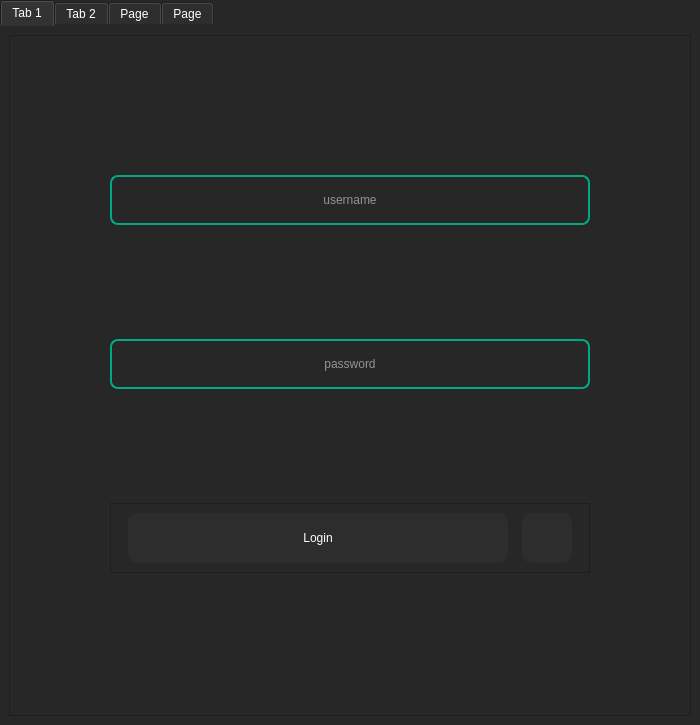
<?xml version="1.0" encoding="UTF-8"?>
<ui version="4.0">
 <class>MainWindow</class>
 <widget class="QMainWindow" name="MainWindow">
  <property name="geometry">
   <rect>
    <x>0</x>
    <y>0</y>
    <width>700</width>
    <height>725</height>
   </rect>
  </property>
  <property name="minimumSize">
   <size>
    <width>700</width>
    <height>725</height>
   </size>
  </property>
  <property name="maximumSize">
   <size>
    <width>700</width>
    <height>725</height>
   </size>
  </property>
  <property name="palette">
   <palette>
    <active>
     <colorrole role="WindowText">
      <brush brushstyle="SolidPattern">
       <color alpha="255">
        <red>255</red>
        <green>255</green>
        <blue>255</blue>
       </color>
      </brush>
     </colorrole>
     <colorrole role="Button">
      <brush brushstyle="SolidPattern">
       <color alpha="255">
        <red>39</red>
        <green>39</green>
        <blue>39</blue>
       </color>
      </brush>
     </colorrole>
     <colorrole role="Text">
      <brush brushstyle="SolidPattern">
       <color alpha="255">
        <red>255</red>
        <green>255</green>
        <blue>255</blue>
       </color>
      </brush>
     </colorrole>
     <colorrole role="ButtonText">
      <brush brushstyle="SolidPattern">
       <color alpha="255">
        <red>255</red>
        <green>255</green>
        <blue>255</blue>
       </color>
      </brush>
     </colorrole>
     <colorrole role="Base">
      <brush brushstyle="SolidPattern">
       <color alpha="255">
        <red>39</red>
        <green>39</green>
        <blue>39</blue>
       </color>
      </brush>
     </colorrole>
     <colorrole role="Window">
      <brush brushstyle="SolidPattern">
       <color alpha="255">
        <red>39</red>
        <green>39</green>
        <blue>39</blue>
       </color>
      </brush>
     </colorrole>
    </active>
    <inactive>
     <colorrole role="WindowText">
      <brush brushstyle="SolidPattern">
       <color alpha="255">
        <red>255</red>
        <green>255</green>
        <blue>255</blue>
       </color>
      </brush>
     </colorrole>
     <colorrole role="Button">
      <brush brushstyle="SolidPattern">
       <color alpha="255">
        <red>39</red>
        <green>39</green>
        <blue>39</blue>
       </color>
      </brush>
     </colorrole>
     <colorrole role="Text">
      <brush brushstyle="SolidPattern">
       <color alpha="255">
        <red>255</red>
        <green>255</green>
        <blue>255</blue>
       </color>
      </brush>
     </colorrole>
     <colorrole role="ButtonText">
      <brush brushstyle="SolidPattern">
       <color alpha="255">
        <red>255</red>
        <green>255</green>
        <blue>255</blue>
       </color>
      </brush>
     </colorrole>
     <colorrole role="Base">
      <brush brushstyle="SolidPattern">
       <color alpha="255">
        <red>39</red>
        <green>39</green>
        <blue>39</blue>
       </color>
      </brush>
     </colorrole>
     <colorrole role="Window">
      <brush brushstyle="SolidPattern">
       <color alpha="255">
        <red>39</red>
        <green>39</green>
        <blue>39</blue>
       </color>
      </brush>
     </colorrole>
    </inactive>
    <disabled>
     <colorrole role="WindowText">
      <brush brushstyle="SolidPattern">
       <color alpha="255">
        <red>255</red>
        <green>255</green>
        <blue>255</blue>
       </color>
      </brush>
     </colorrole>
     <colorrole role="Button">
      <brush brushstyle="SolidPattern">
       <color alpha="255">
        <red>39</red>
        <green>39</green>
        <blue>39</blue>
       </color>
      </brush>
     </colorrole>
     <colorrole role="Text">
      <brush brushstyle="SolidPattern">
       <color alpha="255">
        <red>255</red>
        <green>255</green>
        <blue>255</blue>
       </color>
      </brush>
     </colorrole>
     <colorrole role="ButtonText">
      <brush brushstyle="SolidPattern">
       <color alpha="255">
        <red>255</red>
        <green>255</green>
        <blue>255</blue>
       </color>
      </brush>
     </colorrole>
     <colorrole role="Base">
      <brush brushstyle="SolidPattern">
       <color alpha="255">
        <red>39</red>
        <green>39</green>
        <blue>39</blue>
       </color>
      </brush>
     </colorrole>
     <colorrole role="Window">
      <brush brushstyle="SolidPattern">
       <color alpha="255">
        <red>39</red>
        <green>39</green>
        <blue>39</blue>
       </color>
      </brush>
     </colorrole>
    </disabled>
   </palette>
  </property>
  <property name="acceptDrops">
   <bool>true</bool>
  </property>
  <property name="windowTitle">
   <string>CHAT</string>
  </property>
  <property name="windowIcon">
   <iconset resource="resources.qrc">
    <normaloff>:/images/icons/cil-lock-locked.png</normaloff>:/images/icons/cil-lock-locked.png</iconset>
  </property>
  <property name="autoFillBackground">
   <bool>false</bool>
  </property>
  <property name="styleSheet">
   <string notr="true">background-color: rgb(39, 39, 39);
color: rgb(255, 255, 255);</string>
  </property>
  <widget class="QWidget" name="centralwidget">
   <property name="styleSheet">
    <string notr="true"/>
   </property>
   <layout class="QGridLayout" name="gridLayout">
    <property name="leftMargin">
     <number>0</number>
    </property>
    <property name="topMargin">
     <number>0</number>
    </property>
    <property name="rightMargin">
     <number>0</number>
    </property>
    <property name="bottomMargin">
     <number>0</number>
    </property>
    <property name="spacing">
     <number>0</number>
    </property>
    <item row="0" column="0">
     <widget class="QTabWidget" name="tabWidget">
      <property name="styleSheet">
       <string notr="true">QTabWidget
{
	border-style: solid;
	border-top-color: transparent;
	border-right-color: transparent;
	border-left-color: transparent;
	border-bottom-color: transparent;
	border-width: 0px;
}</string>
      </property>
      <property name="currentIndex">
       <number>0</number>
      </property>
      <widget class="QWidget" name="logintab">
       <attribute name="title">
        <string>Tab 1</string>
       </attribute>
       <layout class="QGridLayout" name="gridLayout_2">
        <item row="1" column="0">
         <widget class="QFrame" name="frame_23">
          <property name="styleSheet">
           <string notr="true">QLineEdit 
{
	border-radius: 8px;
	border-width: 2px;
	border-style: solid;
	border-color: #00a884;
	font: 13pt &quot;Arial Rounded MT Bold&quot;;
}
</string>
          </property>
          <property name="frameShape">
           <enum>QFrame::StyledPanel</enum>
          </property>
          <property name="frameShadow">
           <enum>QFrame::Raised</enum>
          </property>
          <layout class="QGridLayout" name="gridLayout_29">
           <property name="leftMargin">
            <number>25</number>
           </property>
           <property name="topMargin">
            <number>25</number>
           </property>
           <property name="rightMargin">
            <number>25</number>
           </property>
           <property name="bottomMargin">
            <number>25</number>
           </property>
           <property name="horizontalSpacing">
            <number>25</number>
           </property>
           <property name="verticalSpacing">
            <number>0</number>
           </property>
           <item row="2" column="0">
            <widget class="QFrame" name="frame">
             <property name="minimumSize">
              <size>
               <width>480</width>
               <height>70</height>
              </size>
             </property>
             <property name="maximumSize">
              <size>
               <width>480</width>
               <height>70</height>
              </size>
             </property>
             <property name="frameShape">
              <enum>QFrame::StyledPanel</enum>
             </property>
             <property name="frameShadow">
              <enum>QFrame::Raised</enum>
             </property>
             <layout class="QGridLayout" name="gridLayout_6">
              <item row="0" column="0">
               <widget class="QToolButton" name="login_btn">
                <property name="minimumSize">
                 <size>
                  <width>380</width>
                  <height>50</height>
                 </size>
                </property>
                <property name="maximumSize">
                 <size>
                  <width>380</width>
                  <height>50</height>
                 </size>
                </property>
                <property name="styleSheet">
                 <string notr="true">QToolButton
{
border-radius: 10px;
border-style: solid;
border-top-color: transparent;
border-right-color: transparent;
border-left-color: transparent;
border-bottom-color: transparent;
border-width: 0px;
background-color: #2d2d2d;
font: 12pt &quot;Arial Rounded MT Bold&quot;;
}

QToolButton:hover
{
border-radius: 10px;
border-style: solid;
border-top-color: transparent;
border-right-color: transparent;
border-left-color: transparent;
border-bottom-color: transparent;
border-width: 0px;
background-color: #404040;
font: 12pt &quot;Arial Rounded MT Bold&quot;;
}</string>
                </property>
                <property name="text">
                 <string>Login</string>
                </property>
                <property name="shortcut">
                 <string>Return</string>
                </property>
               </widget>
              </item>
              <item row="0" column="1">
               <widget class="QToolButton" name="toolButton_11">
                <property name="minimumSize">
                 <size>
                  <width>50</width>
                  <height>50</height>
                 </size>
                </property>
                <property name="maximumSize">
                 <size>
                  <width>50</width>
                  <height>50</height>
                 </size>
                </property>
                <property name="styleSheet">
                 <string notr="true">QToolButton
{
border-radius: 10px;
border-style: solid;
border-top-color: transparent;
border-right-color: transparent;
border-left-color: transparent;
border-bottom-color: transparent;
border-width: 0px;
background-color: #2d2d2d;
font: 12pt &quot;Arial Rounded MT Bold&quot;;
}

QToolButton:hover
{
border-radius: 10px;
border-style: solid;
border-top-color: transparent;
border-right-color: transparent;
border-left-color: transparent;
border-bottom-color: transparent;
border-width: 0px;
background-color: #404040;
font: 12pt &quot;Arial Rounded MT Bold&quot;;
}</string>
                </property>
                <property name="text">
                 <string/>
                </property>
                <property name="icon">
                 <iconset resource="resources.qrc">
                  <normaloff>:/images/icons/cil-medical-cross.png</normaloff>:/images/icons/cil-medical-cross.png</iconset>
                </property>
                <property name="shortcut">
                 <string>Return</string>
                </property>
               </widget>
              </item>
             </layout>
            </widget>
           </item>
           <item row="0" column="0">
            <widget class="QLineEdit" name="lineEdit_3">
             <property name="minimumSize">
              <size>
               <width>480</width>
               <height>50</height>
              </size>
             </property>
             <property name="maximumSize">
              <size>
               <width>480</width>
               <height>50</height>
              </size>
             </property>
             <property name="statusTip">
              <string/>
             </property>
             <property name="styleSheet">
              <string notr="true"/>
             </property>
             <property name="alignment">
              <set>Qt::AlignCenter</set>
             </property>
             <property name="placeholderText">
              <string>username</string>
             </property>
            </widget>
           </item>
           <item row="1" column="0">
            <widget class="QLineEdit" name="lineEdit_4">
             <property name="minimumSize">
              <size>
               <width>480</width>
               <height>50</height>
              </size>
             </property>
             <property name="maximumSize">
              <size>
               <width>480</width>
               <height>50</height>
              </size>
             </property>
             <property name="styleSheet">
              <string notr="true">font: 13pt &quot;Arial Rounded MT Bold&quot;;</string>
             </property>
             <property name="echoMode">
              <enum>QLineEdit::Password</enum>
             </property>
             <property name="alignment">
              <set>Qt::AlignCenter</set>
             </property>
             <property name="placeholderText">
              <string>password</string>
             </property>
            </widget>
           </item>
          </layout>
         </widget>
        </item>
       </layout>
      </widget>
      <widget class="QWidget" name="tab_2">
       <attribute name="title">
        <string>Tab 2</string>
       </attribute>
       <layout class="QGridLayout" name="gridLayout_3">
        <item row="0" column="0">
         <widget class="QFrame" name="frame_24">
          <property name="styleSheet">
           <string notr="true">QLineEdit 
{
	border-radius: 8px;
	border-width: 2px;
	border-style: solid;
	border-color: #00a884;
	font: 13pt &quot;Arial Rounded MT Bold&quot;;
}
</string>
          </property>
          <property name="frameShape">
           <enum>QFrame::StyledPanel</enum>
          </property>
          <property name="frameShadow">
           <enum>QFrame::Raised</enum>
          </property>
          <layout class="QGridLayout" name="gridLayout_30">
           <property name="leftMargin">
            <number>25</number>
           </property>
           <property name="topMargin">
            <number>25</number>
           </property>
           <property name="rightMargin">
            <number>25</number>
           </property>
           <property name="bottomMargin">
            <number>25</number>
           </property>
           <property name="horizontalSpacing">
            <number>25</number>
           </property>
           <property name="verticalSpacing">
            <number>0</number>
           </property>
           <item row="2" column="0">
            <widget class="QFrame" name="frame_2">
             <property name="minimumSize">
              <size>
               <width>480</width>
               <height>70</height>
              </size>
             </property>
             <property name="maximumSize">
              <size>
               <width>480</width>
               <height>70</height>
              </size>
             </property>
             <property name="frameShape">
              <enum>QFrame::StyledPanel</enum>
             </property>
             <property name="frameShadow">
              <enum>QFrame::Raised</enum>
             </property>
             <layout class="QGridLayout" name="gridLayout_7">
              <item row="0" column="0">
               <widget class="QToolButton" name="signup_btn">
                <property name="minimumSize">
                 <size>
                  <width>380</width>
                  <height>50</height>
                 </size>
                </property>
                <property name="maximumSize">
                 <size>
                  <width>380</width>
                  <height>50</height>
                 </size>
                </property>
                <property name="styleSheet">
                 <string notr="true">QToolButton
{
border-radius: 10px;
border-style: solid;
border-top-color: transparent;
border-right-color: transparent;
border-left-color: transparent;
border-bottom-color: transparent;
border-width: 0px;
background-color: #2d2d2d;
font: 12pt &quot;Arial Rounded MT Bold&quot;;
}

QToolButton:hover
{
border-radius: 10px;
border-style: solid;
border-top-color: transparent;
border-right-color: transparent;
border-left-color: transparent;
border-bottom-color: transparent;
border-width: 0px;
background-color: #404040;
font: 12pt &quot;Arial Rounded MT Bold&quot;;
}</string>
                </property>
                <property name="text">
                 <string>Signup</string>
                </property>
                <property name="shortcut">
                 <string>Return</string>
                </property>
               </widget>
              </item>
              <item row="0" column="1">
               <widget class="QToolButton" name="toolButton_12">
                <property name="minimumSize">
                 <size>
                  <width>50</width>
                  <height>50</height>
                 </size>
                </property>
                <property name="maximumSize">
                 <size>
                  <width>50</width>
                  <height>50</height>
                 </size>
                </property>
                <property name="styleSheet">
                 <string notr="true">QToolButton
{
border-radius: 10px;
border-style: solid;
border-top-color: transparent;
border-right-color: transparent;
border-left-color: transparent;
border-bottom-color: transparent;
border-width: 0px;
background-color: #2d2d2d;
font: 12pt &quot;Arial Rounded MT Bold&quot;;
}

QToolButton:hover
{
border-radius: 10px;
border-style: solid;
border-top-color: transparent;
border-right-color: transparent;
border-left-color: transparent;
border-bottom-color: transparent;
border-width: 0px;
background-color: #404040;
font: 12pt &quot;Arial Rounded MT Bold&quot;;
}</string>
                </property>
                <property name="text">
                 <string/>
                </property>
                <property name="icon">
                 <iconset resource="resources.qrc">
                  <normaloff>:/images/icons/cil-account-logout.png</normaloff>:/images/icons/cil-account-logout.png</iconset>
                </property>
                <property name="shortcut">
                 <string>Return</string>
                </property>
               </widget>
              </item>
             </layout>
            </widget>
           </item>
           <item row="0" column="0">
            <widget class="QLineEdit" name="lineEdit_5">
             <property name="minimumSize">
              <size>
               <width>480</width>
               <height>50</height>
              </size>
             </property>
             <property name="maximumSize">
              <size>
               <width>480</width>
               <height>50</height>
              </size>
             </property>
             <property name="statusTip">
              <string/>
             </property>
             <property name="styleSheet">
              <string notr="true"/>
             </property>
             <property name="alignment">
              <set>Qt::AlignCenter</set>
             </property>
             <property name="placeholderText">
              <string>username</string>
             </property>
            </widget>
           </item>
           <item row="1" column="0">
            <widget class="QLineEdit" name="lineEdit_6">
             <property name="minimumSize">
              <size>
               <width>480</width>
               <height>50</height>
              </size>
             </property>
             <property name="maximumSize">
              <size>
               <width>480</width>
               <height>50</height>
              </size>
             </property>
             <property name="styleSheet">
              <string notr="true">font: 13pt &quot;Arial Rounded MT Bold&quot;;</string>
             </property>
             <property name="echoMode">
              <enum>QLineEdit::Password</enum>
             </property>
             <property name="alignment">
              <set>Qt::AlignCenter</set>
             </property>
             <property name="placeholderText">
              <string>password</string>
             </property>
            </widget>
           </item>
          </layout>
         </widget>
        </item>
       </layout>
      </widget>
      <widget class="QWidget" name="tab">
       <attribute name="title">
        <string>Page</string>
       </attribute>
       <layout class="QGridLayout" name="gridLayout_4">
        <item row="0" column="0">
         <widget class="QFrame" name="frame_26">
          <property name="minimumSize">
           <size>
            <width>0</width>
            <height>80</height>
           </size>
          </property>
          <property name="maximumSize">
           <size>
            <width>16777215</width>
            <height>80</height>
           </size>
          </property>
          <property name="styleSheet">
           <string notr="true">background-color: rgb(32, 32, 32);</string>
          </property>
          <property name="frameShape">
           <enum>QFrame::StyledPanel</enum>
          </property>
          <property name="frameShadow">
           <enum>QFrame::Raised</enum>
          </property>
          <layout class="QGridLayout" name="gridLayout_31">
           <item row="0" column="1">
            <spacer name="horizontalSpacer_8">
             <property name="orientation">
              <enum>Qt::Horizontal</enum>
             </property>
             <property name="sizeHint" stdset="0">
              <size>
               <width>874</width>
               <height>20</height>
              </size>
             </property>
            </spacer>
           </item>
           <item row="0" column="0">
            <widget class="QToolButton" name="toolButton_13">
             <property name="minimumSize">
              <size>
               <width>50</width>
               <height>50</height>
              </size>
             </property>
             <property name="maximumSize">
              <size>
               <width>50</width>
               <height>50</height>
              </size>
             </property>
             <property name="styleSheet">
              <string notr="true">QToolButton
{
border-radius: 10px;
border-style: solid;
border-top-color: transparent;
border-right-color: transparent;
border-left-color: transparent;
border-bottom-color: transparent;
border-width: 0px;
background-color: #2d2d2d;
font: 12pt &quot;Arial Rounded MT Bold&quot;;
}

QToolButton:hover
{
border-radius: 10px;
border-style: solid;
border-top-color: transparent;
border-right-color: transparent;
border-left-color: transparent;
border-bottom-color: transparent;
border-width: 0px;
background-color: #404040;
font: 12pt &quot;Arial Rounded MT Bold&quot;;
}</string>
             </property>
             <property name="text">
              <string/>
             </property>
             <property name="icon">
              <iconset resource="resources.qrc">
               <normaloff>:/images/icons/cil-chat-bubble.png</normaloff>:/images/icons/cil-chat-bubble.png</iconset>
             </property>
             <property name="shortcut">
              <string>Return</string>
             </property>
            </widget>
           </item>
          </layout>
         </widget>
        </item>
        <item row="1" column="0">
         <widget class="QFrame" name="frame_27">
          <property name="styleSheet">
           <string notr="true">QLineEdit 
{
	border-radius: 8px;
	border-width: 2px;
	border-style: solid;
	border-color: #00a884;
	font: 13pt &quot;Arial Rounded MT Bold&quot;;
}
</string>
          </property>
          <property name="frameShape">
           <enum>QFrame::StyledPanel</enum>
          </property>
          <property name="frameShadow">
           <enum>QFrame::Raised</enum>
          </property>
          <layout class="QGridLayout" name="gridLayout_32">
           <property name="leftMargin">
            <number>25</number>
           </property>
           <property name="topMargin">
            <number>25</number>
           </property>
           <property name="rightMargin">
            <number>25</number>
           </property>
           <property name="bottomMargin">
            <number>25</number>
           </property>
           <property name="horizontalSpacing">
            <number>25</number>
           </property>
           <property name="verticalSpacing">
            <number>0</number>
           </property>
           <item row="2" column="0">
            <widget class="QLineEdit" name="lineEdit_8">
             <property name="minimumSize">
              <size>
               <width>430</width>
               <height>50</height>
              </size>
             </property>
             <property name="maximumSize">
              <size>
               <width>430</width>
               <height>50</height>
              </size>
             </property>
             <property name="styleSheet">
              <string notr="true">font: 13pt &quot;Arial Rounded MT Bold&quot;;</string>
             </property>
             <property name="echoMode">
              <enum>QLineEdit::Password</enum>
             </property>
             <property name="alignment">
              <set>Qt::AlignCenter</set>
             </property>
             <property name="placeholderText">
              <string>Confirm New Password</string>
             </property>
            </widget>
           </item>
           <item row="3" column="0">
            <widget class="QToolButton" name="login_toolButton_3">
             <property name="minimumSize">
              <size>
               <width>430</width>
               <height>50</height>
              </size>
             </property>
             <property name="maximumSize">
              <size>
               <width>430</width>
               <height>50</height>
              </size>
             </property>
             <property name="styleSheet">
              <string notr="true">QToolButton
{
border-radius: 10px;
border-style: solid;
border-top-color: transparent;
border-right-color: transparent;
border-left-color: transparent;
border-bottom-color: transparent;
border-width: 0px;
background-color: #2d2d2d;
font: 12pt &quot;Arial Rounded MT Bold&quot;;
}

QToolButton:hover
{
border-radius: 10px;
border-style: solid;
border-top-color: transparent;
border-right-color: transparent;
border-left-color: transparent;
border-bottom-color: transparent;
border-width: 0px;
background-color: #404040;
font: 12pt &quot;Arial Rounded MT Bold&quot;;
}</string>
             </property>
             <property name="text">
              <string>Update Password</string>
             </property>
             <property name="shortcut">
              <string>Return</string>
             </property>
            </widget>
           </item>
           <item row="0" column="0">
            <widget class="QLineEdit" name="lineEdit_7">
             <property name="minimumSize">
              <size>
               <width>430</width>
               <height>50</height>
              </size>
             </property>
             <property name="maximumSize">
              <size>
               <width>430</width>
               <height>50</height>
              </size>
             </property>
             <property name="statusTip">
              <string/>
             </property>
             <property name="styleSheet">
              <string notr="true"/>
             </property>
             <property name="echoMode">
              <enum>QLineEdit::Password</enum>
             </property>
             <property name="alignment">
              <set>Qt::AlignCenter</set>
             </property>
             <property name="placeholderText">
              <string>Old Password</string>
             </property>
            </widget>
           </item>
           <item row="1" column="0">
            <widget class="QLineEdit" name="lineEdit_9">
             <property name="minimumSize">
              <size>
               <width>430</width>
               <height>50</height>
              </size>
             </property>
             <property name="maximumSize">
              <size>
               <width>430</width>
               <height>50</height>
              </size>
             </property>
             <property name="statusTip">
              <string/>
             </property>
             <property name="styleSheet">
              <string notr="true"/>
             </property>
             <property name="echoMode">
              <enum>QLineEdit::Password</enum>
             </property>
             <property name="alignment">
              <set>Qt::AlignCenter</set>
             </property>
             <property name="placeholderText">
              <string>New Password</string>
             </property>
            </widget>
           </item>
          </layout>
         </widget>
        </item>
       </layout>
      </widget>
      <widget class="QWidget" name="tab_3">
       <attribute name="title">
        <string>Page</string>
       </attribute>
       <layout class="QGridLayout" name="gridLayout_5">
        <item row="0" column="0">
         <widget class="QFrame" name="frame_28">
          <property name="minimumSize">
           <size>
            <width>0</width>
            <height>80</height>
           </size>
          </property>
          <property name="maximumSize">
           <size>
            <width>16777215</width>
            <height>80</height>
           </size>
          </property>
          <property name="styleSheet">
           <string notr="true">background-color: rgb(32, 32, 32);</string>
          </property>
          <property name="frameShape">
           <enum>QFrame::StyledPanel</enum>
          </property>
          <property name="frameShadow">
           <enum>QFrame::Raised</enum>
          </property>
          <layout class="QGridLayout" name="gridLayout_33">
           <item row="0" column="1">
            <spacer name="horizontalSpacer_9">
             <property name="orientation">
              <enum>Qt::Horizontal</enum>
             </property>
             <property name="sizeHint" stdset="0">
              <size>
               <width>874</width>
               <height>20</height>
              </size>
             </property>
            </spacer>
           </item>
           <item row="0" column="0">
            <widget class="QToolButton" name="toolButton_10">
             <property name="minimumSize">
              <size>
               <width>50</width>
               <height>50</height>
              </size>
             </property>
             <property name="maximumSize">
              <size>
               <width>50</width>
               <height>50</height>
              </size>
             </property>
             <property name="styleSheet">
              <string notr="true">QToolButton
{
border-radius: 10px;
border-style: solid;
border-top-color: transparent;
border-right-color: transparent;
border-left-color: transparent;
border-bottom-color: transparent;
border-width: 0px;
background-color: #2d2d2d;
font: 12pt &quot;Arial Rounded MT Bold&quot;;
}

QToolButton:hover
{
border-radius: 10px;
border-style: solid;
border-top-color: transparent;
border-right-color: transparent;
border-left-color: transparent;
border-bottom-color: transparent;
border-width: 0px;
background-color: #404040;
font: 12pt &quot;Arial Rounded MT Bold&quot;;
}
</string>
             </property>
             <property name="text">
              <string/>
             </property>
             <property name="icon">
              <iconset resource="resources.qrc">
               <normaloff>:/images/icons/cil-settings.png</normaloff>:/images/icons/cil-settings.png</iconset>
             </property>
             <property name="shortcut">
              <string>Return</string>
             </property>
            </widget>
           </item>
          </layout>
         </widget>
        </item>
        <item row="1" column="0">
         <widget class="QFrame" name="frame_12">
          <property name="styleSheet">
           <string notr="true">QToolButton
{
border-radius: 10px;
border-style: solid;
border-top-color: transparent;
border-right-color: transparent;
border-left-color: transparent;
border-bottom-color: transparent;
border-width: 0px;
background-color: #2d2d2d;
font: 12pt &quot;Arial Rounded MT Bold&quot;;
}

QToolButton:hover
{
border-radius: 10px;
border-style: solid;
border-top-color: transparent;
border-right-color: transparent;
border-left-color: transparent;
border-bottom-color: transparent;
border-width: 0px;
background-color: #404040;
font: 12pt &quot;Arial Rounded MT Bold&quot;;
}

QTextEdit
{
border-radius: 10px;
border-style: solid;
border-top-color: transparent;
border-right-color: transparent;
border-left-color: transparent;
border-bottom-color: transparent;
border-width: 0px;
background-color: #303030;
font: 12pt &quot;Arial Rounded MT Bold&quot;;
}

QLineEdit 
{
	border-radius: 8px;
	border-width: 2px;
	border-style: solid;
	border-color: #00a884;
	font: 13pt &quot;Arial Rounded MT Bold&quot;;
}

QScrollBar:vertical 
{
   border: none;
   width: 12px;

}

/*00a884*/
QScrollBar::handle:vertical 
{
   border: none;
   border-radius : 0px;
   background-color: #00a884;
   min-height: 80px;
   width : 12px;

}


QScrollBar::handle:vertical:pressed
{
   background-color: #00a884; 

}


QScrollBar::add-line:vertical
{
   border: none;
   background: transparent;
   height: 0px;
   subcontrol-position: bottom;
   subcontrol-origin: margin;

}


QScrollBar::add-line:vertical:hover 
{
   background-color: transparent;

}


QScrollBar::add-line:vertical:pressed 
{
   background-color: #3f3f3f;

}


QScrollBar::sub-line:vertical
{
   border: none;
   background: transparent;
   height: 0px;

}


QScrollBar::sub-line:vertical:hover 
{
   background-color: transparent;

}


QScrollBar::sub-line:vertical:pressed 
{
   background-color: #3f3f3f;

}


QScrollBar::up-arrow:vertical
{
   width: 0px;
   height: 0px;
   background: transparent;

}


QScrollBar::down-arrow:vertical 
{
   width: 0px;
   height: 0px;
   background: transparent;

}


QScrollBar::add-page:vertical, QScrollBar::sub-page:vertical
{
   background-color: #222222;
	
}


QScrollBar:horizontal 
{
   border: none;
   height: 12px;

}


QScrollBar::handle:horizontal 
{
   border: none;
   border-radius : 0px;
   background-color: #00a884;
   min-height: 80px;
   height : 12px;

}


QScrollBar::handle:horizontal:pressed
{
   background-color: #00a884; 

}


QScrollBar::add-line:horizontal
{
   border: none;
   background: transparent;
   height: 0px;
   subcontrol-position: bottom;
   subcontrol-origin: margin;

}


QScrollBar::add-line:horizontal:hover 
{
   background-color: transparent;

}


QScrollBar::add-line:horizontal:pressed 
{
   background-color: #3f3f3f;

}


QScrollBar::sub-line:horizontal
{
   border: none;
   background: transparent;
   height: 0px;

}


QScrollBar::sub-line:horizontal:hover 
{
   background-color: transparent;

}


QScrollBar::sub-line:horizontal:pressed 
{
   background-color: #3f3f3f;

}


QScrollBar::up-arrow:horizontal
{
   width: 0px;
   height: 0px;
   background: transparent;

}


QScrollBar::down-arrow:horizontal 
{
   width: 0px;
   height: 0px;
   background: transparent;

}


QScrollBar::add-page:horizontal, QScrollBar::sub-page:horizontal
{
   background-color: #222222;
	
}
</string>
          </property>
          <property name="frameShape">
           <enum>QFrame::StyledPanel</enum>
          </property>
          <property name="frameShadow">
           <enum>QFrame::Raised</enum>
          </property>
          <layout class="QGridLayout" name="gridLayout_11">
           <property name="leftMargin">
            <number>0</number>
           </property>
           <property name="rightMargin">
            <number>0</number>
           </property>
           <item row="0" column="0">
            <widget class="QScrollArea" name="scrollArea_2">
             <property name="widgetResizable">
              <bool>true</bool>
             </property>
             <widget class="QWidget" name="scrollAreaWidgetContents_3">
              <property name="geometry">
               <rect>
                <x>0</x>
                <y>0</y>
                <width>665</width>
                <height>487</height>
               </rect>
              </property>
              <layout class="QGridLayout" name="gridLayout_8">
               <property name="leftMargin">
                <number>10</number>
               </property>
               <property name="topMargin">
                <number>10</number>
               </property>
               <property name="rightMargin">
                <number>10</number>
               </property>
               <property name="bottomMargin">
                <number>10</number>
               </property>
               <property name="spacing">
                <number>5</number>
               </property>
               <item row="0" column="1">
                <layout class="QVBoxLayout" name="verticalLayout_3">
                 <property name="sizeConstraint">
                  <enum>QLayout::SetFixedSize</enum>
                 </property>
                 <item>
                  <widget class="QFrame" name="frame_3">
                   <property name="minimumSize">
                    <size>
                     <width>317</width>
                     <height>0</height>
                    </size>
                   </property>
                   <property name="maximumSize">
                    <size>
                     <width>317</width>
                     <height>16777215</height>
                    </size>
                   </property>
                   <property name="frameShape">
                    <enum>QFrame::StyledPanel</enum>
                   </property>
                   <property name="frameShadow">
                    <enum>QFrame::Raised</enum>
                   </property>
                  </widget>
                 </item>
                </layout>
               </item>
               <item row="0" column="0">
                <layout class="QVBoxLayout" name="verticalLayout">
                 <property name="spacing">
                  <number>7</number>
                 </property>
                 <property name="sizeConstraint">
                  <enum>QLayout::SetFixedSize</enum>
                 </property>
                 <item>
                  <widget class="QFrame" name="frame_4">
                   <property name="minimumSize">
                    <size>
                     <width>317</width>
                     <height>0</height>
                    </size>
                   </property>
                   <property name="maximumSize">
                    <size>
                     <width>317</width>
                     <height>16777215</height>
                    </size>
                   </property>
                   <property name="frameShape">
                    <enum>QFrame::StyledPanel</enum>
                   </property>
                   <property name="frameShadow">
                    <enum>QFrame::Raised</enum>
                   </property>
                  </widget>
                 </item>
                </layout>
               </item>
              </layout>
             </widget>
            </widget>
           </item>
           <item row="1" column="0" colspan="2">
            <widget class="QFrame" name="frame_21">
             <property name="minimumSize">
              <size>
               <width>0</width>
               <height>70</height>
              </size>
             </property>
             <property name="maximumSize">
              <size>
               <width>16777215</width>
               <height>70</height>
              </size>
             </property>
             <property name="frameShape">
              <enum>QFrame::StyledPanel</enum>
             </property>
             <property name="frameShadow">
              <enum>QFrame::Raised</enum>
             </property>
             <layout class="QGridLayout" name="gridLayout_25">
              <item row="0" column="1">
               <widget class="QToolButton" name="toolButton_14">
                <property name="minimumSize">
                 <size>
                  <width>50</width>
                  <height>50</height>
                 </size>
                </property>
                <property name="maximumSize">
                 <size>
                  <width>50</width>
                  <height>50</height>
                 </size>
                </property>
                <property name="text">
                 <string/>
                </property>
                <property name="icon">
                 <iconset resource="resources.qrc">
                  <normaloff>:/images/icons/cil-microphone.png</normaloff>:/images/icons/cil-microphone.png</iconset>
                </property>
                <property name="shortcut">
                 <string>Return</string>
                </property>
               </widget>
              </item>
              <item row="0" column="2">
               <widget class="QToolButton" name="toolButton_9">
                <property name="minimumSize">
                 <size>
                  <width>50</width>
                  <height>50</height>
                 </size>
                </property>
                <property name="maximumSize">
                 <size>
                  <width>50</width>
                  <height>50</height>
                 </size>
                </property>
                <property name="text">
                 <string/>
                </property>
                <property name="icon">
                 <iconset resource="resources.qrc">
                  <normaloff>:/images/icons/cil-cursor.png</normaloff>:/images/icons/cil-cursor.png</iconset>
                </property>
                <property name="shortcut">
                 <string>Return</string>
                </property>
               </widget>
              </item>
              <item row="0" column="0">
               <widget class="QTextEdit" name="textEdit_4">
                <property name="minimumSize">
                 <size>
                  <width>0</width>
                  <height>50</height>
                 </size>
                </property>
                <property name="maximumSize">
                 <size>
                  <width>16777215</width>
                  <height>50</height>
                 </size>
                </property>
                <property name="styleSheet">
                 <string notr="true">font: 11pt &quot;MS Shell Dlg 2&quot;;</string>
                </property>
               </widget>
              </item>
             </layout>
            </widget>
           </item>
          </layout>
         </widget>
        </item>
       </layout>
      </widget>
     </widget>
    </item>
   </layout>
  </widget>
 </widget>
 <resources>
  <include location="resources.qrc"/>
  <include location="../app/resources.qrc"/>
 </resources>
 <connections/>
</ui>
